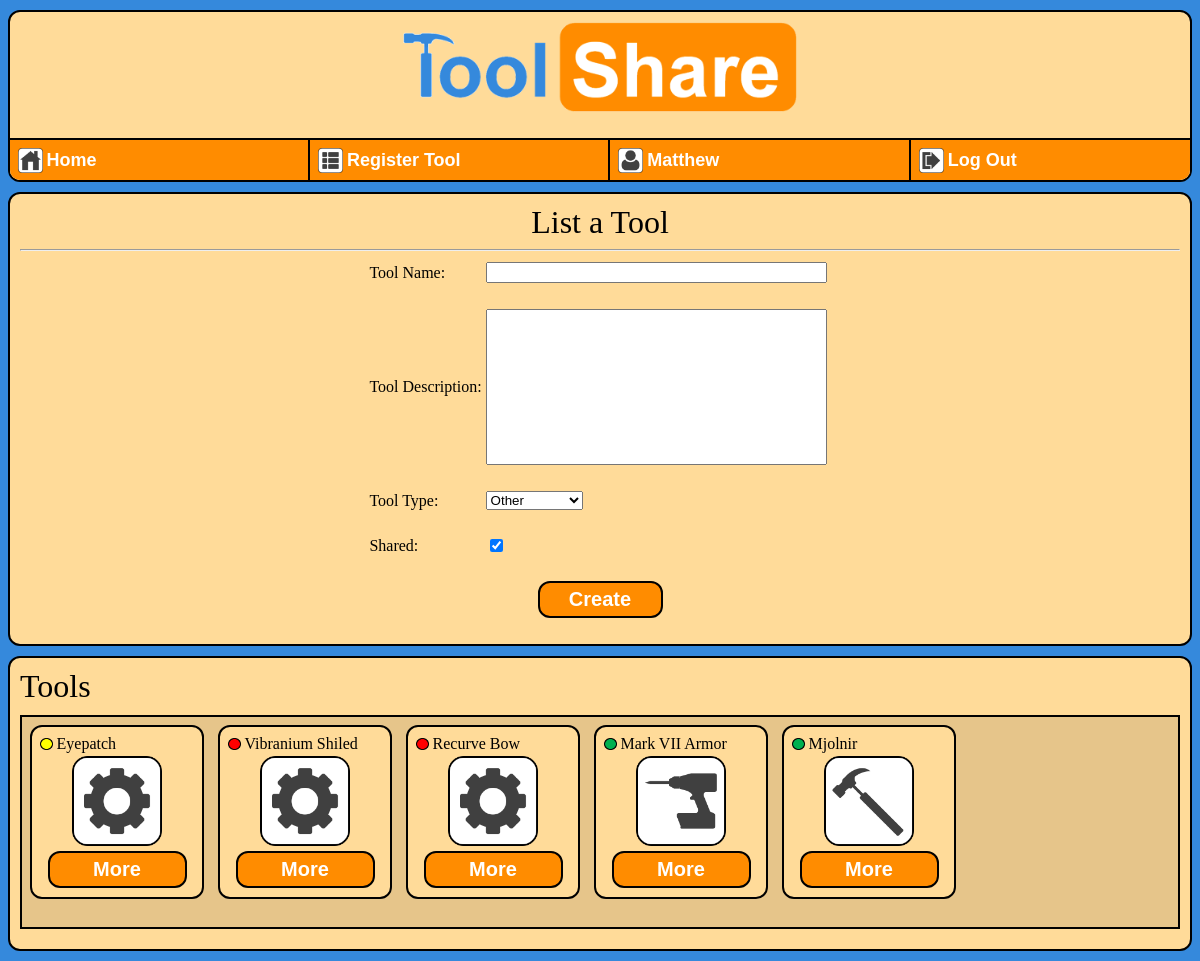
The page /list (signed in) on the database its author committed.
### tools/models.py (models this page shows, shortened)
class UserProfile(models.Model):
    user = models.OneToOneField(User)
    community = models.ForeignKey(Community)
    sharer_rating = models.FloatField(default=0)
    sharer_rating_count = models.IntegerField(default=0)
    borrower_rating = models.FloatField(default=0)
    borrower_rating_count = models.IntegerField(default=0)

class Tool(models.Model):
    owner = models.ForeignKey(UserProfile)
    tool_name = models.CharField(max_length=30)
    tool_desc = models.CharField(max_length=512)
    TOOL_TYPE_CHOICES = (
            (0,"Powertool"),
            (1,"Construction"),
            (2,"Automotive"),
            (3,"Garden"),
            (4,"Other"),
            )
    tool_type = models.IntegerField(choices=TOOL_TYPE_CHOICES)
    def rentable_default():
        return 1
    rentable = models.BooleanField(default=rentable_default)
    def requested(self):
        request_list = RentRequest.objects.filter(tool_requested = self, req_status = 0)
        if len(request_list) > 0:
            return 1
        else:
            return 0

### tools/views/list_controller.py (the view, shortened to what this page needs)
# urls.py: url(r'^list', list_controller.list, name='list'),
def list(request):
    user = None
    tool = None
    name_message = ''
    desc_message = ''
    alert_message = ''
    tool_id = None
    tool_name=''
    tool_desc=''
    tool_type_id=4
    rentable = 1
    if request.user.is_authenticated():
        user_profile = UserProfile.objects.get(user=request.user)
        tool_list = Tool.objects.filter(owner = user_profile).order_by('-pk')
        request_list = RentRequest.objects.filter( )
        if request.method == 'GET':
            if 't' in request.GET:
                if 'a' in request.GET:
                    tool_id = request.GET['t']
                    tool = Tool.objects.get(pk=tool_id)
                    if request.GET['a'] == '0':
                        tool_name = tool.tool_name
                        tool_desc = tool.tool_desc
                        tool_type_id = tool.tool_type
                        rentable = tool.rentable
                    elif request.GET['a'] == '1':
                        if tool.owner == user_profile:
                            tool.delete()
                        return HttpResponseRedirect(reverse('tools:tools'))
        context = {'rentable':rentable, 'request_list':request_list, 'tool_list':tool_list, 'alert_message':alert_message, 'tool_id':tool_id, 'tool_name':tool_name, 'tool_desc':tool_desc, 'tool_type_id':tool_type_id, 'tool':tool, 'desc_message':desc_message, 'name_message':name_message, 'user' : user_profile, 'tool_types' : Tool.TOOL_TYPE_CHOICES  }
        return render(request, 'tools/list.html', context)
    return HttpResponseRedirect(reverse('tools:login'))

### tools/templates/tools/list.html (shortened to what this page needs)
{% load staticfiles %}
<head>
	<link rel="stylesheet" type="text/css" href="{% static 'tools/style.css' %}" />
</head>
{% include "tools/banner.html" %}
<dir>
    <center>
    <font size="6">
    {%if tool_id %}
        Edit {{tool.tool_name}}
    {%else%}
        List a Tool
    {%endif%}
    </font>
    <hr>
    <form action="{%url 'tools:list'%}" method="post">
			<table>
				<tr>
					<td>
                        Tool Name:
                    </td>
					<td>
                            <textarea type="text" rows="1" cols="40" name="tool_name" id="tool_name"/>{{tool_name}}</textarea>
                    </td>
				</tr>
                <tr>
                    <td>
                    </td>
                    <td>
                        {%if name_message%}
                            <font color = red>{{name_message}}</font>
                        {% else %}
                            <br>
                        {% endif %}
                    </td>
                </tr>
				<tr>
					<td>
                        Tool Description:
                    </td>
					<td>
                        <textarea rows="10" cols="40" name="tool_desc" id="tool_desc">{{tool_desc}}</textarea>
                    </td>
				</tr>
                <tr>
                    <td>
                    </td>
                    <td>
                        {%if desc_message%}
                            <font color = red>{{desc_message}}</font>
                        {% else %}
                            <br>
                        {% endif %}
                    </td>
                </tr>
                <tr>
                    <td>
                        Tool Type:
                    </td>
                    <td>
                        <select name="tool_types" id = "tool_type_id">
                        {% for key, value in tool_types %}
                            {%if key == tool_type_id %}
                                <option value="{{key}}" selected>{{ value }}</option>
                            {% else %}
                                <option value="{{key}}">{{ value }}</option>
                            {% endif %}
                        {% endfor %}
                        </select>
                    </td>
                </tr>
                <tr>
                    <td>
                        <br>
                    </td>
                </tr>
                <tr>
                    <td>
                        Shared:
                    </td>
                    <td>
                        {% if rentable %}
                            <input type="checkbox" name="rentable" id = "rentable" checked>
                        {% else %}
                            <input type="checkbox" name="rentable" id = "rentable" >
                        {% endif %}
                    <td>
                </tr>
			</table>
            <br>
            {% if tool %}
                <td><input type="submit" value="Update"/></td>
            {% else %}
                <td><input type="submit" value="Create"/></td>
            {% endif %}
        </center>
</dir>
<dir>
    <font size="6">Tools</font>
        <dir id="scrollable">
            <table>
                <tr>
                    {% for tool in tool_list %}
                        {% include "tools/tool_block.html" %}
                    {% endfor %}
                </tr>
            </table>
        </dir>
</dir>

### tools/templates/tools/banner.html (shortened to what this page needs)
{% load staticfiles %}
<dir id = "banner">
	<center><a href="{% url 'tools:tools' %}"><img id="bannerpic" src="{% static 'tools/banner.png' %}"/></a></center>
	<br>
    {% if user.user.is_authenticated%}
    <dir id = "nav">
    <ul>
        <li class="auth">
            <a href="{% url 'tools:tools' %}" id="nav">
                <table>
                    <tr>
                        <td>
                            <img id="pic_small" src="{% static 'tools/home.png' %}"/>
                        </td>
                        <td>
                            <font size=4>Home</font>
                        </td>
                    </tr>
                </table>
            </a>
        </li>
        <li class="auth">
            <a href="{%url 'tools:list'%}"id="nav">
                <table>
                    <tr>
                        <td>
                            <img id="pic_small" src="{% static 'tools/register.png' %}"/>
                        </td>
                        <td>
                            <font size=4>Register Tool</font>
                        </td>
                    </tr>
                </table>
            </a>
        </li>
        <li class="auth">
            <a href="{% url 'tools:user' %}?u={{user.pk}}"id="nav">
                <table>
                    <tr>
                        <td>
                            <img id="pic_small" src="{% static 'tools/user.png' %}"/>
                        </td>
                        <td>
                            <font size=4>{{user.user.first_name}}</font>
                        </td>
                    </tr>
                </table>
            </a>
        </li>
        <li class="auth">
            <a href="{%url 'tools:login'%}?a=1"id="nav">
                <table>
                    <tr>
                        <td>
                            <img id="pic_small" src="{% static 'tools/logout.png' %}"/>
                        </td>
                        <td>
                            <font size=4>Log Out</font>
                        </td>
                    </tr>
                </table>
            </a>
        </li>
    </ul>
    {% endif %}
    </dir>
</dir>

### tools/templates/tools/tool_block.html (shortened to what this page needs)
{% load staticfiles %}
<td>
    <dir id="block">
        <table>
            <tr>
                <td>
                    {% include "tools/status.html" %}
                </td>
                <td>
                    <p class="title">
                        {{ tool.tool_name }}
                </td>
            </tr>
        </table>
        <center>
            {% include "tools/icon.html" %}
            <a href="{% url 'tools:detail' tool.id %}"id="button">More</a>
        </center>
    </dir>
</td>

### tools/templates/tools/status.html
{% load staticfiles %}
{% if tool.rentable == 0 %}
    <img id="status" src="{% static 'tools/unavailable.png' %}"/>
{%else%}
    {% if tool.requested %}
        <img id="status" src="{% static 'tools/pending.png' %}"/>
    {% else %}
        <img id="status" src="{% static 'tools/available.png' %}"/>
    {% endif %}
{% endif %}

### tools/templates/tools/icon.html
{% load staticfiles %}
{%if tool.get_tool_type_display == "Powertool" %}
    <img id="pic" src="{% static 'tools/powertool.png' %}"/>
{%elif tool.get_tool_type_display == "Construction" %}
    <img id="pic" src="{% static 'tools/hammer.png' %}"/>
{%elif tool.get_tool_type_display == "Automotive" %}
    <img id="pic" src="{% static 'tools/wrench.png' %}"/>
{%elif tool.get_tool_type_display == "Garden" %}
    <img id="pic" src="{% static 'tools/shovel.png' %}"/>
{%else%}
    <img id="pic" src="{% static 'tools/other.png' %}"/>
{%endif%}

### tools/static/tools/style.css (style rules this page uses)
#bannerpic { padding: 10px; height: 90px; width: 394px; }
#pic { height: 90px; width: 90px; }
#pic_small { height: 25px; width: 25px; }
#status { margin: 0px; height: 12.5px; width: 12.5px; }
#banner { padding: 0px; }
#nav { box-sizing:border-box; border-radius: 0px; border: 1px solid black; width: 102%; padding: 0px; margin: -2px; overflow:hidden; }
#nav ul { margin: 0; padding: 0; list-style:none; box-sizing:border-box }
#nav ul li.auth { float:left; padding: 0px; width: 25%; box-sizing:border-box }
#nav ul li a { display: block; text-decoration: none; background: #FF8C00; width: 100%; padding: 5px; height: 43px; border: 1px solid black; border-radius: 0px; margin: -0.5px; float: left; display: block; }
#nav ul li a tr td { font-size: 125%; font-family: "Arial", Arial, sans-serif; font-weight: bold; color: #FFFFFF; }
#block { background: #FFDB99; width: 160px; height: 160px; padding: 5px; border: 2px solid black; border-radius: 12px; margin: 5px; overflow: hidden; }
p.title { white-space: nowrap; }
#button { display: block; background: #FF8C00; padding: 5px; width: 125px; border: 2px solid black; border-radius: 12px; margin: 5px; font-size: 125%; font-family: "Arial", Arial, sans-serif; font-weight: bold; text-decoration: none; text-align: center; color: #FFFFFF; }
input[type=submit] { display: block; background: #FF8C00; padding: 5px; width: 125px; border: 2px solid black; border-radius: 12px; margin: 5px; font-size: 125%; font-family: "Arial", Arial, sans-serif; font-weight: bold; text-decoration: none; text-align: center; color: #FFFFFF; }
#scrollable { background: #E6C58A; border-radius: 0px; padding: 0px; border: 2 px solid black; height: 210px; overflow-x: auto; }
dir { background: #FFDB99; padding: 10px; border: 2px solid black; border-radius: 12px; margin: 10px auto; overflow: hidden }
textarea { resize: none; }

### rows shown on the page
UserProfile: user.first_name "Matthew"
Tool: rentable True (drawn), tool_name "Eyepatch"
Tool: rentable False (drawn), tool_name "Vibranium Shiled"
Tool: rentable False (drawn), tool_name "Recurve Bow"
Tool: rentable True (drawn), tool_name "Mark VII Armor", tool_type 0 (drawn)
Tool: rentable True (drawn), tool_name "Mjolnir"

### other values the page prints
form field tool_types "Other"
